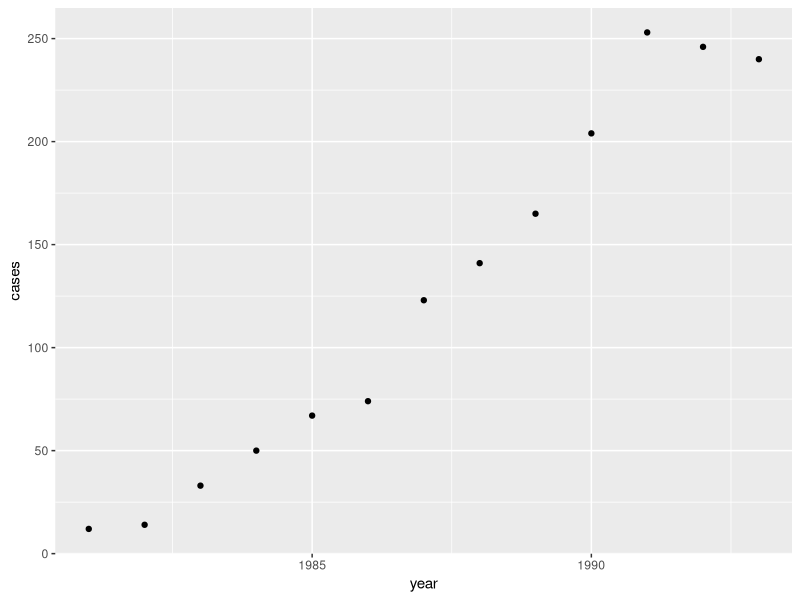
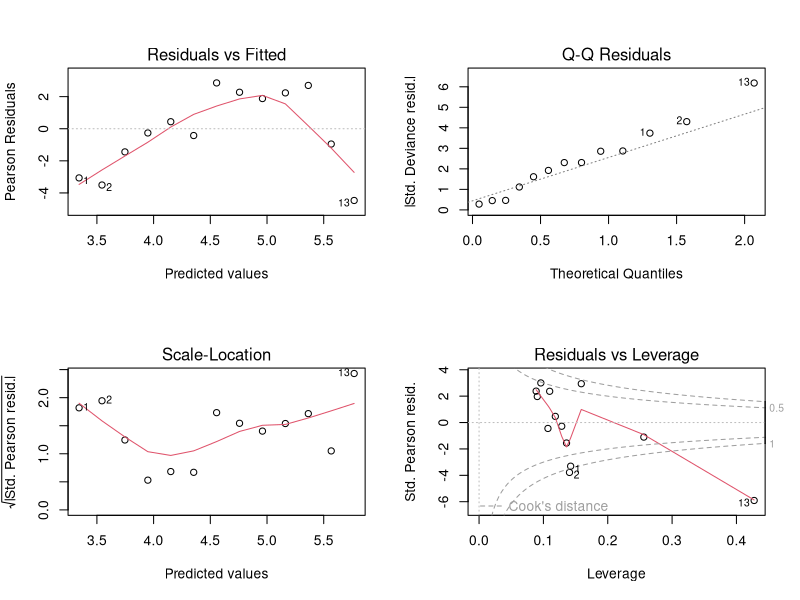
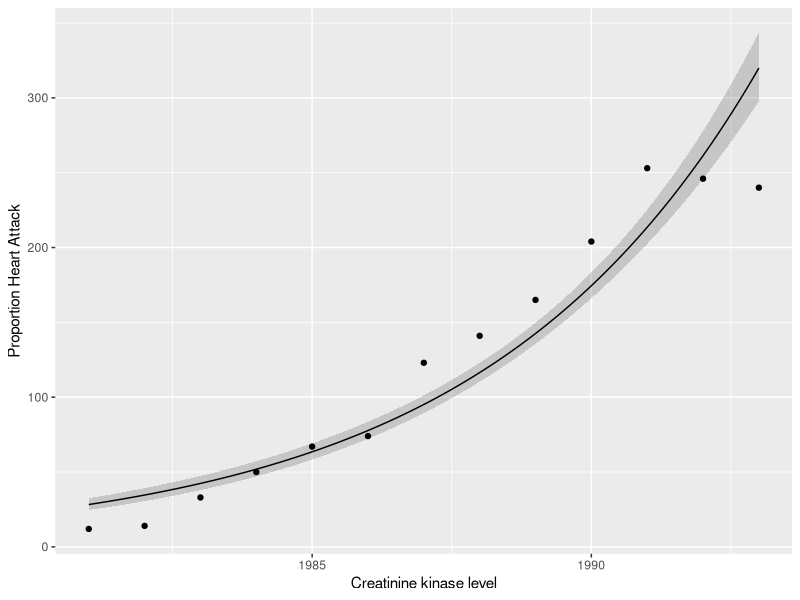
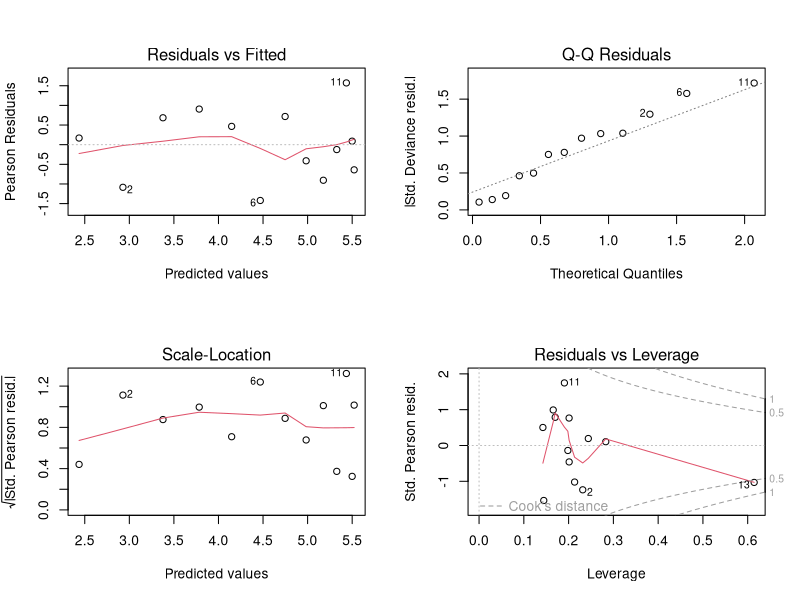
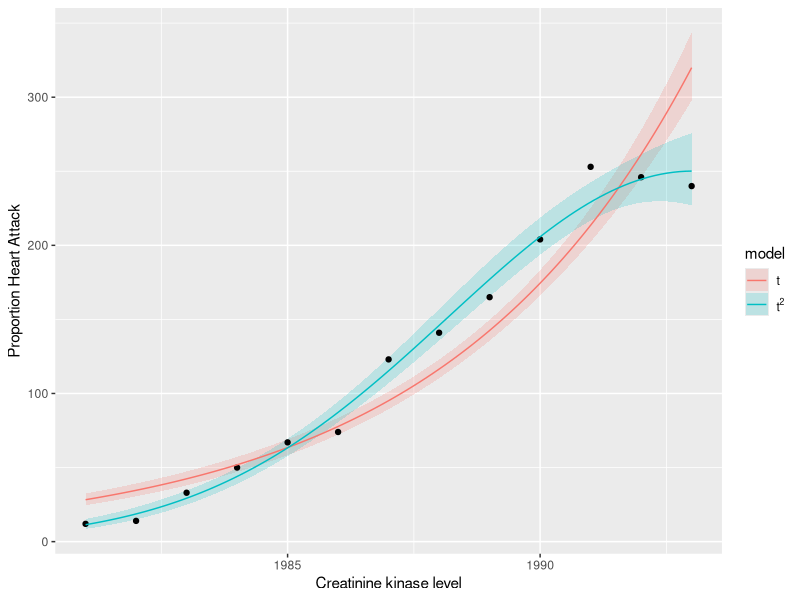

Source code (R) for these figures, in order: (Note: this script raises an error after producing the figures.)
## ---- chunk 1
knitr::opts_chunk$set(echo = TRUE)
## ---- chunk 2
pkgs <- c("readr", "dplyr", "ggplot2", "here", "mgcv", "gratia")
vapply(pkgs, library, logical(1L), character.only = TRUE, logical.return = TRUE)
## ---- chunk 3
belgium <- read_csv(here("data", "belgium-aids.csv"), col_types = "dd")
belgium
## ---- chunk 4
belgium <- belgium %>%
  mutate(t = year - 1980)
## ---- chunk 5
belgium %>%
  ggplot(aes(x = year, y = cases)) +
    geom_point()
## ---- chunk 6
m1 <- glm(cases ~ t, data = belgium, family = poisson(link = "log"))
## ---- chunk 7
summary(m1)
## ---- chunk 8
pchisq(deviance(m1), df.residual(m1), lower.tail = FALSE)
## ---- chunk 9
layout(matrix(1:4, ncol = 2, byrow = TRUE))
plot(m1)
layout(1)
## ---- chunk 10
pdat <- with(belgium, tibble(t = seq(min(t), max(t), length = 100)))
## want year for each t; remember to add 1980
pdat <- pdat %>%
  mutate(year = 1980 + t)
pred <- predict(m1, newdata = pdat, type = "link", se.fit = TRUE)
ilink <- family(m1)$linkinv
pdat <- pdat %>%
  bind_cols(data.frame(pred)) %>%
  mutate(fitted = ilink(fit),
         upper = ilink(fit + (1.96 * se.fit)),
         lower = ilink(fit - (1.96 * se.fit)))

belgium %>%
ggplot(aes(x = year, y = cases)) +
  geom_ribbon(data = pdat,
              aes(ymin = lower, ymax = upper, x = year),
              alpha = 0.2, inherit.aes = FALSE) +
  geom_point() +
  geom_line(data = pdat, aes(y = fitted, x = year)) +
  labs(x = "Creatinine kinase level", y = "Proportion Heart Attack")
## ---- chunk 11
m2 <- glm(cases ~ poly(t, 2), data = belgium, family = poisson(link = "log"))

## or
m2a <- update(m1, . ~ . - t + poly(t, 2))
## ---- chunk 12
# model summary
summary(m2)
# quick GOF test
pchisq(deviance(m2), df.residual(m2), lower.tail = FALSE)
# model diagnostics
layout(matrix(1:4, ncol = 2, byrow = TRUE))
plot(m2)
layout(1)

# plots
pred <- predict(m2, newdata = pdat, type = "link", se.fit = TRUE)
ilink <- family(m2)$linkinv
pdat2 <- pdat %>%
  select(-c(fit, se.fit, residual.scale)) %>% # remove m1 link scale fit & std err
  bind_cols(data.frame(pred)) %>%
  mutate(fitted = ilink(fit),
         upper = ilink(fit + (1.96 * se.fit)),
         lower = ilink(fit - (1.96 * se.fit))) %>%
  bind_rows(pdat) %>%
  mutate(model = rep(c("t^2","t"), each = 100))

belgium %>%
ggplot(aes(x = year, y = cases)) +
  geom_ribbon(data = pdat2,
              aes(ymin = lower, ymax = upper, x = year, fill = model),
              alpha = 0.2, inherit.aes = FALSE) +
  geom_point() +
  geom_line(data = pdat2, aes(y = fitted, x = year, colour = model)) +
  labs(x = "Creatinine kinase level", y = "Proportion Heart Attack") +
  scale_fill_discrete(labels = scales::parse_format()) +
  scale_colour_discrete(labels = scales::parse_format())
## ---- chunk 13
anova(m1, m2, test = "Chisq")

anova(m1, m2, test = "LRT")

pchisq(71.446, df = 1, lower.tail = FALSE)

deviance(m1)

deviance(m2)

deviance(m1) - deviance(m2)
## ---- chunk 14
# fit models using ML with gam() to be sure we get exactly the same loglik
m_gam0 <- gam(cases ~ poly(t, 2), data = belgium,
              family = poisson(link = "log"), method = "ML")
m_gam1 <- gam(cases ~ s(t), data = belgium, family = poisson(link = "log"),
              method = "ML")

# model summary for the GAM
summary(m_gam1)

# is GAM an improvement over the GLM? Yes, but no
anova(m_gam0, m_gam1, test = "LRT")
AIC(m_gam0, m_gam1)
model_edf(m_gam0, m_gam1)
## differences in reported EDFs due to smoothness selection correction

## refit to use REML
m_gam2 <- update(m_gam1, . ~ ., method = "REML")

## plot the estimated smooth
draw(m_gam2, residuals = TRUE)

new_df <- tibble(year = seq(1981, 1993, length = 100)) %>%
  mutate(t = year - 1980)

pred_gam <- fitted_values(m_gam2, data = new_df, scale = "response")

plt <- pred_gam %>%
  ggplot(aes(x = year, y = fitted)) +
    geom_ribbon(aes(ymin = lower, ymax = upper), alpha = 0.2) +
    geom_line() +
    geom_point(data = belgium, aes(x = year, y = cases))
plt

# compare with the GLM fits
plt + geom_line(data = pdat2, aes(colour = model))
